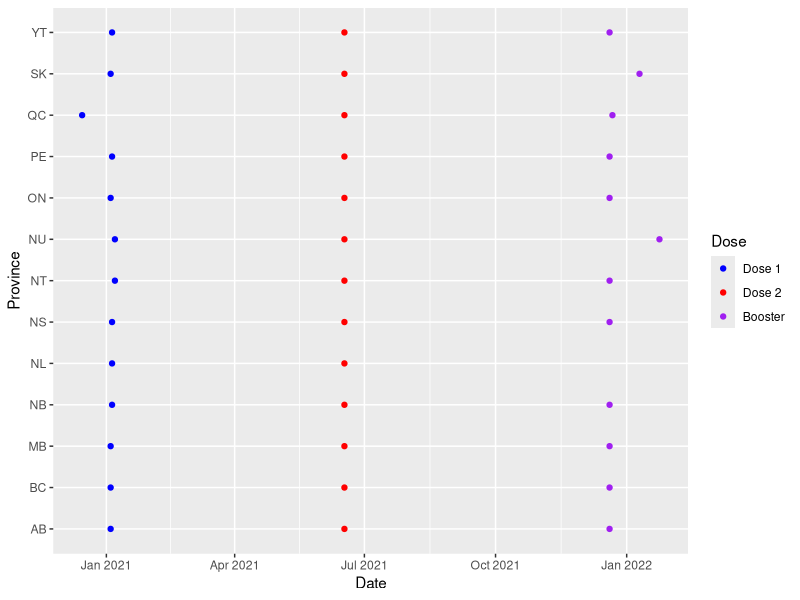
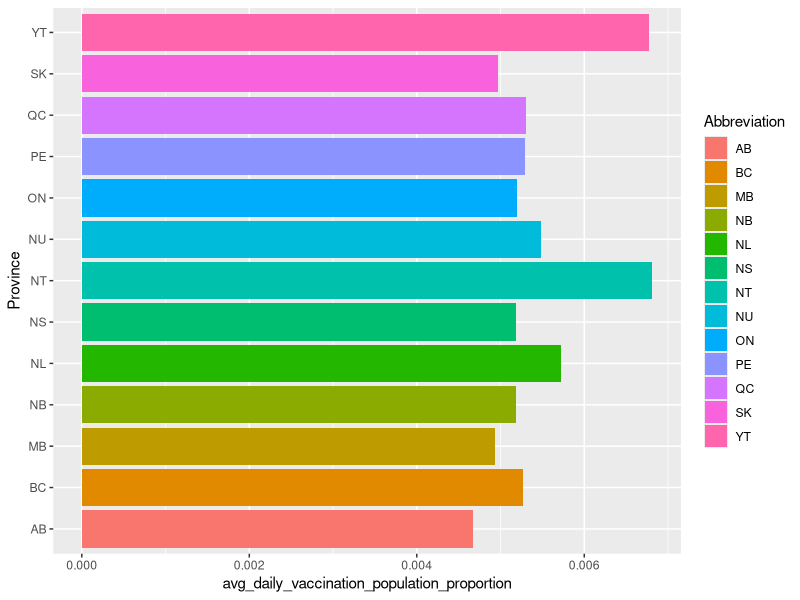
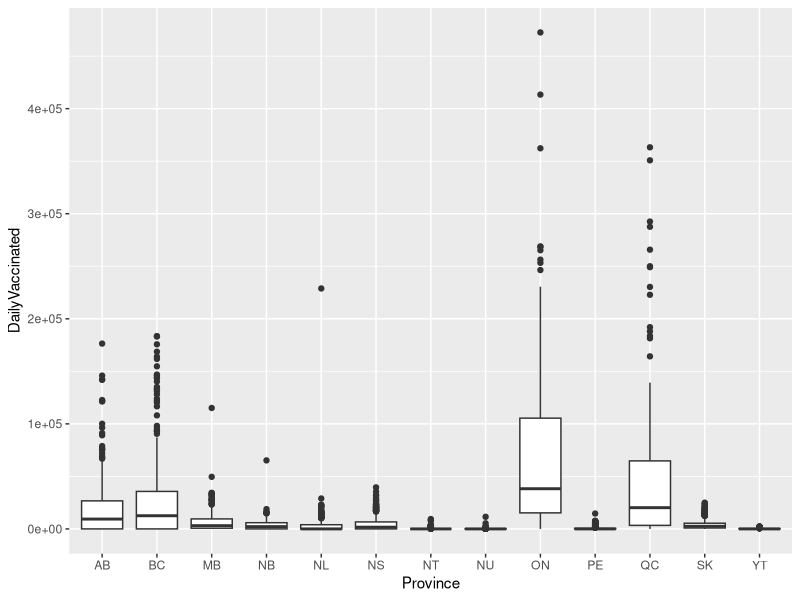
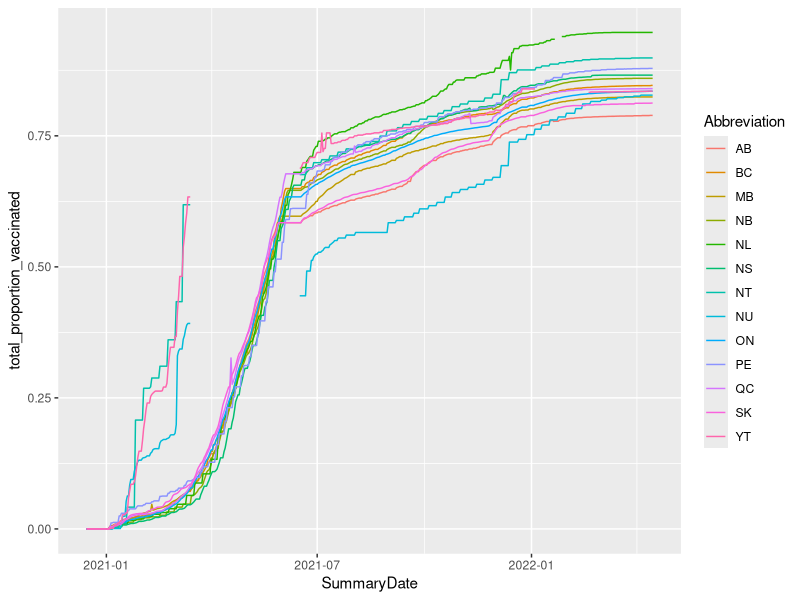
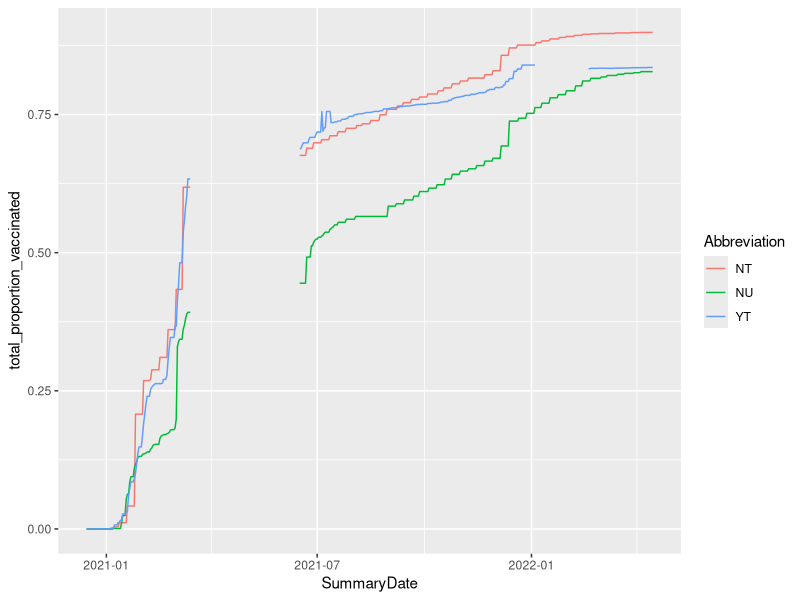
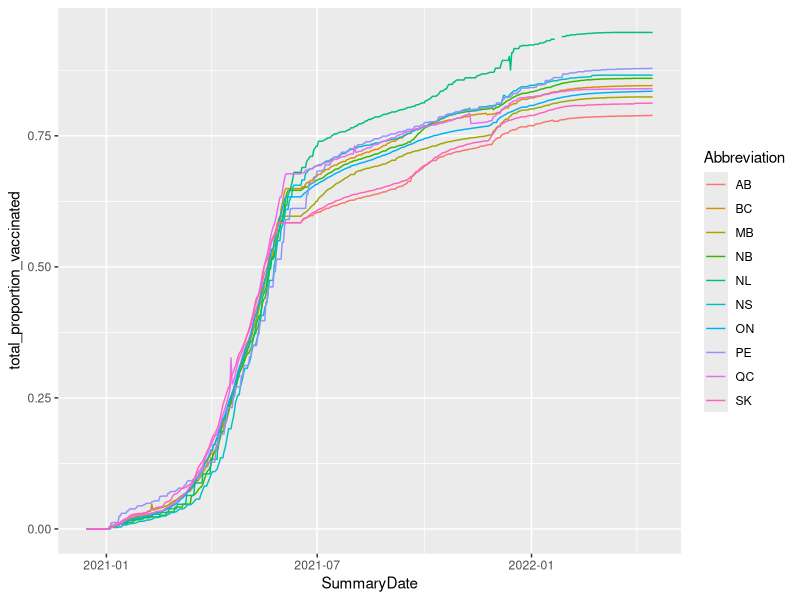
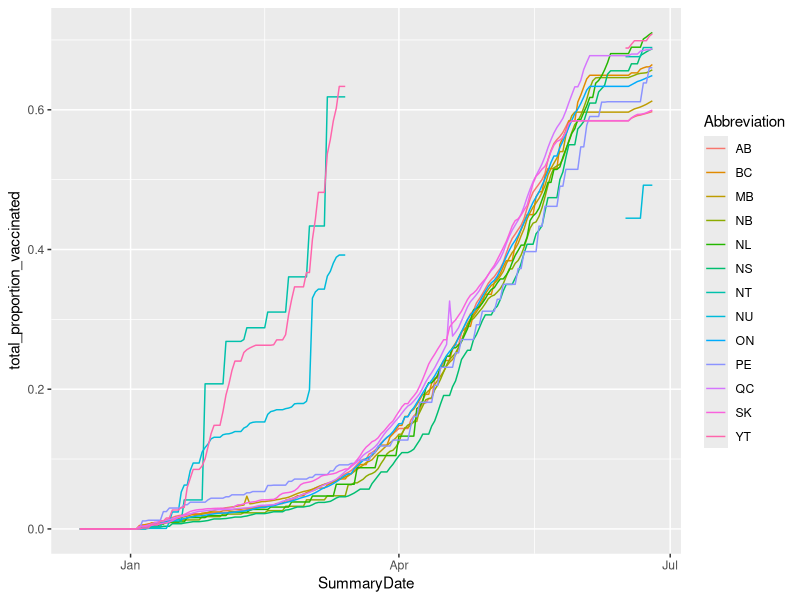
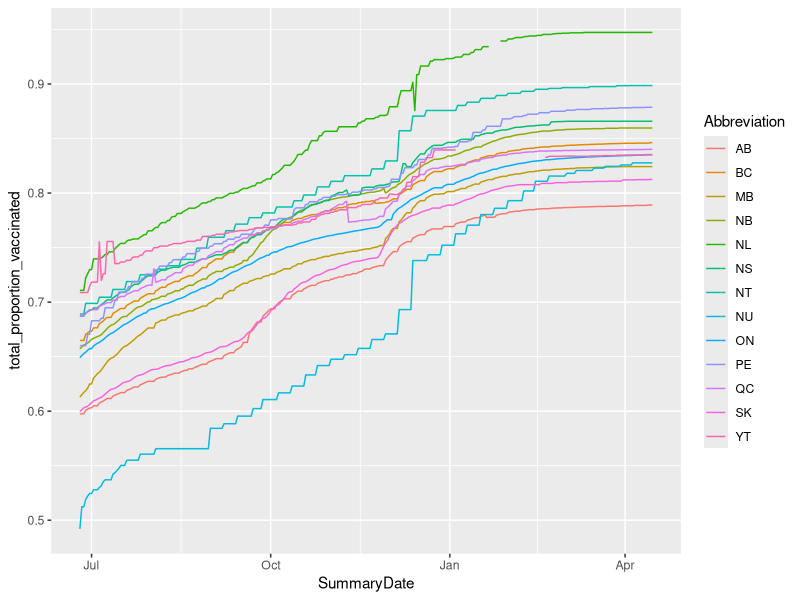

Source code (R) for these figures, in order:
# Libraries
library(tidyverse)
library(ggplot2)

## Read in the data set
full_covid_data_df <- read_csv("data/Provincial_Daily_Totals.csv")

## Convert the date to R Date objects
full_covid_data_df <- mutate(full_covid_data_df, SummaryDate=as.Date(SummaryDate))

## Find out when vaccines became available in Canada for all doses in all provinces.
## From this, we can see QC got access to vaccines first - 2020-12-15 - NU and NT last - 2021-01-07
with_first_dose_covid_data_df <- full_covid_data_df %>% filter(TotalVaccinated > 0, Abbreviation != "CA")
grouped_first_dose_df <- with_first_dose_covid_data_df %>% group_by(Abbreviation) %>% arrange(.by_group = T)
first_dose_summarized <- summarise(grouped_first_dose_df, first_dose_date=SummaryDate[1])

## Figure out the first time when people started getting their second dose of the vaccine in Canada
with_second_dose_covid_data_df <- full_covid_data_df %>% filter(TotalDose2 > 0, Abbreviation != "CA")
grouped_second_dose_df <- with_second_dose_covid_data_df %>% group_by(Abbreviation) %>% arrange(.by_group = T)
second_dose_summarized <- summarise(grouped_second_dose_df, second_dose_date=SummaryDate[1])

## Calculate the first time when people started getting their booster shot of the vaccine in Canada
## As you can see by the following data frames, NL is missing. This is due to our source data-set having no data for 
## NL booster shot counts. -> This is not to say that nobody in NL got a booster shot during the pandemic. 
with_booster_covid_data_df <- full_covid_data_df %>% filter(TotalBooster > 0, Abbreviation != "CA")
grouped_booster_df <- with_booster_covid_data_df %>% group_by(Abbreviation) %>% arrange(.by_group = T)
booster_summarized <- summarise(grouped_booster_df, booster_date=SummaryDate[1])

## Plotting the date by first recorded vaccine for each dose by province
ggplot() +
  geom_point(data=first_dose_summarized, mapping=aes(x=first_dose_date, y = Abbreviation, color="Dose 1")) +
  geom_point(data=second_dose_summarized, mapping=aes(x=second_dose_date, y = Abbreviation, color="Dose 2")) +
  geom_point(data=booster_summarized, mapping=aes(x=booster_date, y = Abbreviation, color="Booster")) +
  scale_color_manual(name='Dose',
                     breaks=c('Dose 1', 'Dose 2', 'Booster'),
                     values=c('Dose 1'='blue', 'Dose 2'='red', 'Booster'='purple')) +
  labs(x = "Date", y = "Province")

# It is important to note that this is not necessarily the first day that vaccines were started to be given out,
# but rather the first day that data was recorded.


## Population of all Provinces - For use in 'per-capita' data comparisons
### This data was retrieved from: https://www150.statcan.gc.ca/t1/tbl1/en/tv.action?pid=1710000901&cubeTimeFrame.startMonth=07&cubeTimeFrame.startYear=2022&cubeTimeFrame.endMonth=07&cubeTimeFrame.endYear=2022&referencePeriods=20220701%2C20220701
### and for simplicity, uses the current population of the provinces (as of Q3 2022).
### NL - 525,972
### PE - 170,688
### NS - 1,019,725
### NB - 812,061
### QC - 8,695,659
### ON - 15,109,416
### MB - 1,409,223
### SK - 1,194,803
### AB - 4,543,111
### BC - 5,319,324
### YT - 43,789
### NT - 45,605
### NU - 40,526

province_population_df <- data.frame (
  Abbreviation = c("NL", "PE", "NS", "NB", "QC", "ON", "MB", "SK", "AB", "BC", "YT", "NT", "NU"),
  Population = c(525972, 170688, 1019725, 812061, 8695659, 15109416, 1409223, 1194803, 4543111, 5319324, 43789, 45605, 40526)
) 

## Get the average vaccinations per day for each province
covid_data_with_avg <- full_covid_data_df %>% 
  left_join(province_population_df, by="Abbreviation") %>% 
  filter(Abbreviation != "RC", Abbreviation != "CA") %>% 
  group_by(Abbreviation) %>% 
  mutate(avg_daily_vaccinations=mean(DailyVaccinated, na.rm=T))

covid_data_with_avg <- covid_data_with_avg %>% filter(SummaryDate != "2021-04-24",SummaryDate !="2021-12-03", SummaryDate !="2022-02-17", SummaryDate !="2021-04-18", DailyVaccinated >= 0)

## Calculate the average daily vaccination rate for each province per-capita 
## (average proportion of population vaccinated each day)
covid_data_with_avg_summary <- covid_data_with_avg[!duplicated(covid_data_with_avg$Abbreviation),] %>% 
  summarise(avg_daily_vaccination_population_proportion=(avg_daily_vaccinations / Population))

## Bar chart plot by province for the above summary
ggplot(data = covid_data_with_avg_summary, mapping=aes(x=Abbreviation)) +
  geom_col(mapping=aes(y=avg_daily_vaccination_population_proportion, fill=Abbreviation)) +
  labs(x="Province") + 
  coord_flip()

# Boxplot for daily vaccinations
# As expected, we see that there is much more variance for some of the bigger provinces, as there is a much higher population
# and certain days saw much more vaccination than others.
ggplot(data = covid_data_with_avg, mapping=aes(x=Abbreviation, y=DailyVaccinated)) +
  geom_boxplot() +
  labs(x="Province")

# Calculate the total vaccination proportions over time for each province (at least one dose)
covid_data_total_vaccination_proportions <- full_covid_data_df %>% 
  left_join(province_population_df, by="Abbreviation") %>% 
  filter(Abbreviation != "RC", 
         Abbreviation != "CA",
         # First day where someone got vaccinated
         SummaryDate >= "2020-12-15", 
         # Remove 2021-04-23 -- No data available for any province
         SummaryDate != "2021-04-23") %>% 
  group_by(Abbreviation) %>% 
  # Modify data such that we can compare the amount of people per province who got at least 1 dose
  # even when that data is not available yet, by using the TotalVaccinated statistic until an accurate TotalDose1 
  # value is available.
  mutate(firstTotalDose1Appearance=first(TotalDose1[complete.cases(TotalDose1)])) %>% 
  # If TotalVaccinated is NA, convert to 0 or the last recorded value.
  mutate(TotalVaccinated=ifelse(is.na(TotalVaccinated), 
                                # 2021-01-07 is the first day all provinces had at least one vaccination
                                ifelse(SummaryDate <= "2021-01-07", 0, lag(TotalVaccinated)), 
                                TotalVaccinated)) %>%
  # If TotalDose1 is not available, use the TotalVaccinated instead, ONLY if it is less than the first appearing
  # TotalDose1 value in the dataset to avoid 'overcounting'
  mutate(TotalDose1=ifelse(is.na(TotalDose1), 
                           ifelse(firstTotalDose1Appearance <= TotalVaccinated, firstTotalDose1Appearance, TotalVaccinated), 
                           TotalDose1))

# Get the summary data for each province by date, per capita
covid_data_total_vaccination_proportions_summary <- covid_data_total_vaccination_proportions %>% 
  group_by(Abbreviation, SummaryDate) %>% 
  summarise(total_proportion_vaccinated=TotalDose1 / Population)

# Set the value of certain days where there was no accurate data available.
# Only occurred for the territories
summary_removed_errors <- covid_data_total_vaccination_proportions_summary %>% 
  mutate(total_proportion_vaccinated=ifelse(between(SummaryDate, as.Date("2021-03-15"), as.Date("2021-06-15")) & (Abbreviation == "NU" | Abbreviation == "YT" |Abbreviation == "NT"), NA, total_proportion_vaccinated))
summary_removed_errors <- summary_removed_errors %>% mutate(total_proportion_vaccinated=ifelse(between(SummaryDate, as.Date("2022-01-22"), as.Date("2022-01-26")) & (Abbreviation == "NL"),
                                                                                               NA, total_proportion_vaccinated))
summary_removed_errors <- summary_removed_errors %>% mutate(total_proportion_vaccinated=ifelse(between(SummaryDate, as.Date("2022-01-05"), as.Date("2022-02-18")) & (Abbreviation == "YT"),
                                                                                               NA, total_proportion_vaccinated))

  
# Provinces + Territories - full 
ggplot(data=summary_removed_errors, mapping=aes(x=SummaryDate, y=total_proportion_vaccinated, color=Abbreviation)) +
  geom_line()

# Territories - full
ggplot(data=summary_removed_errors %>% filter(Abbreviation == "NU" | Abbreviation == "YT" |Abbreviation == "NT"), mapping=aes(x=SummaryDate, y=total_proportion_vaccinated, color=Abbreviation)) +
  geom_line()

# Provinces - full
ggplot(data=summary_removed_errors %>% filter(Abbreviation != "NU" & Abbreviation != "YT" & Abbreviation != "NT"), mapping=aes(x=SummaryDate, y=total_proportion_vaccinated, color=Abbreviation)) +
  geom_line()

## Before July 2021 (Provinces + Territories) - full
# From this we can see that the territories had a much higher vaccination proportion at the start (January to Apr),
# We can also see that most provinces were vaccinating per capita at about an equal rate, until roughly July 2021,
# where noticably, provinces such as Alberta and SK's growth slowed down compared to other provinces.
ggplot(data=summary_removed_errors %>% filter(between(SummaryDate, as.Date("2020-12-15"), as.Date("2021-06-25"))), mapping=aes(x=SummaryDate, y=total_proportion_vaccinated, color=Abbreviation)) +
  geom_line()

## After July 2021 (Provinces + Territories) - full
# From this we can see that the provinces and territories became much more divided as time progressed.
ggplot(data=summary_removed_errors %>% filter(between(SummaryDate, as.Date("2021-06-25"), as.Date("2022-04-15"))), mapping=aes(x=SummaryDate, y=total_proportion_vaccinated, color=Abbreviation)) +
  geom_line()

# Summary of total percent of population vaccinated by Apr. 15 2022
summary_end_total_vaccination <- summary_removed_errors %>% summarise(end_total_vaccination_prop=max(total_proportion_vaccinated, na.rm=T))
summary_end_total_vaccination[order(-summary_end_total_vaccination$end_total_vaccination_prop),]


